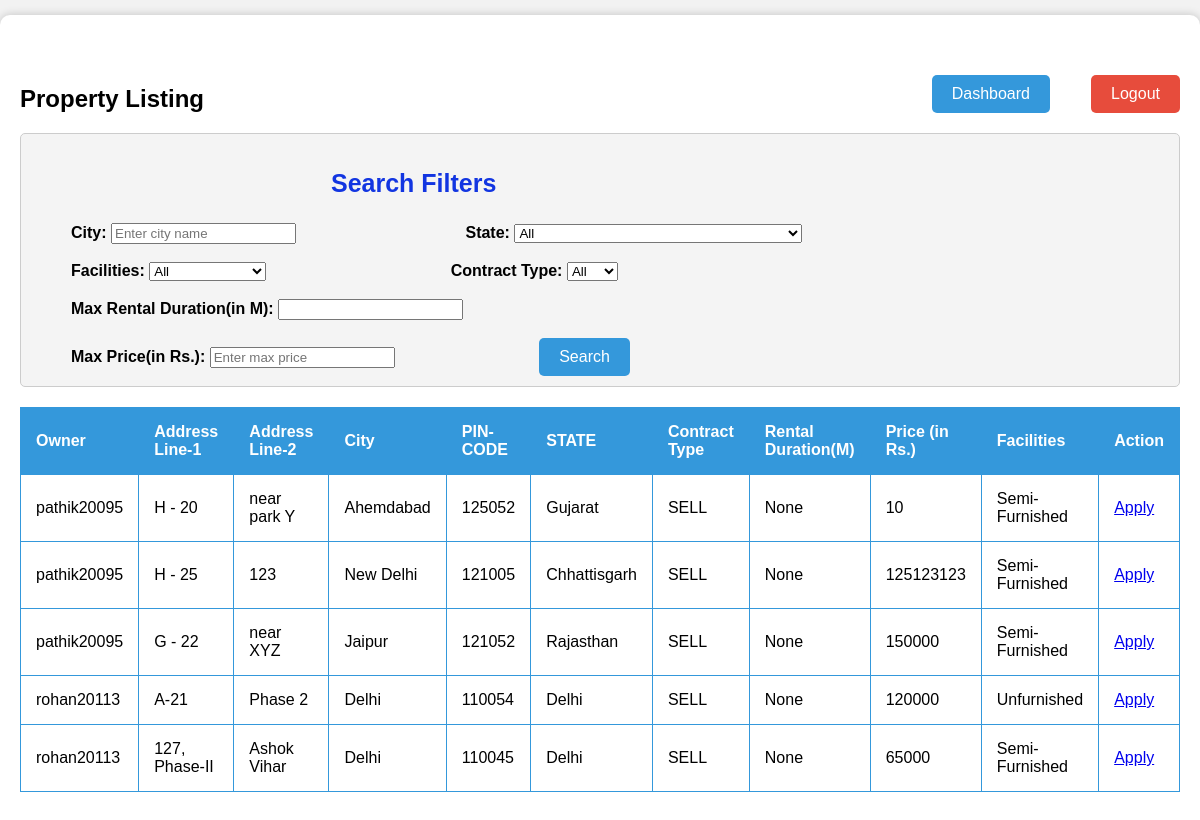
/search_properties/ (signed in), run on an earlier commit of the app's database.
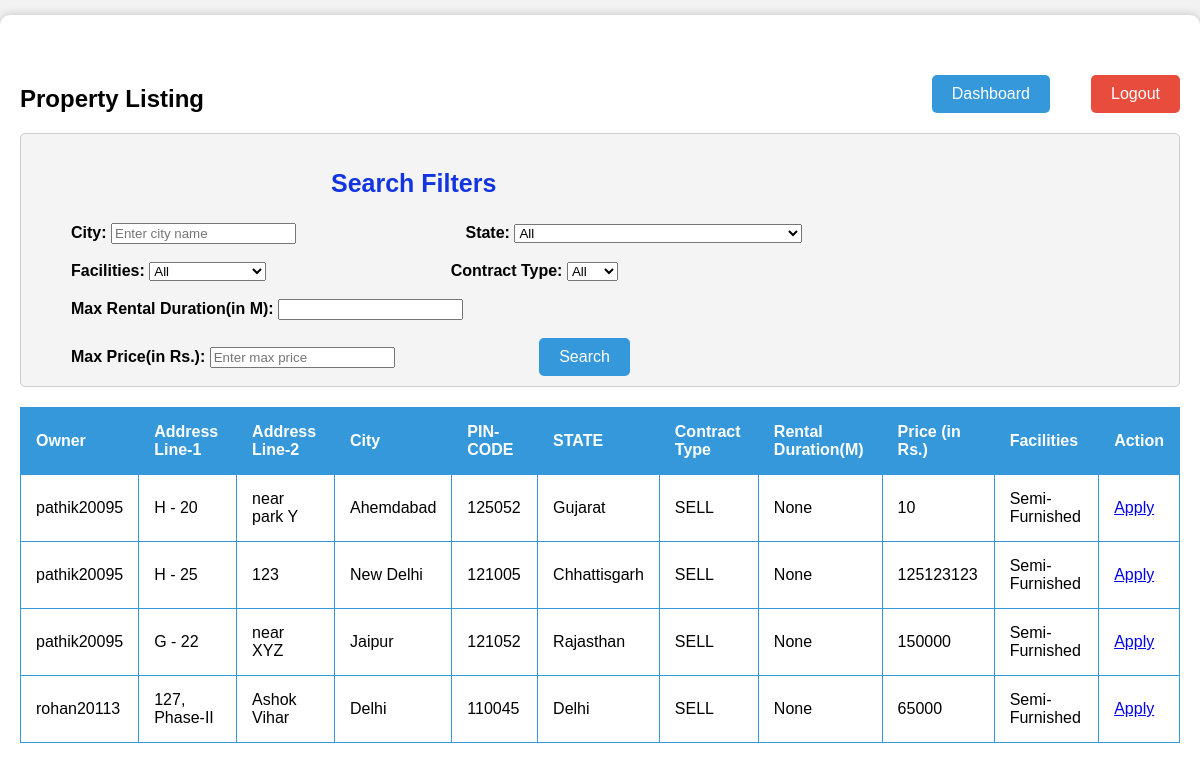
And on a later commit of the database.
### project_app/models.py (models this page shows, shortened)
class Property(models.Model):
    owner = models.CharField(max_length=30,  null= False, blank=False, default = None)
    address_line_1 = models.CharField(max_length=30,  null= False, blank=False, default = None)
    address_line_2 = models.CharField(max_length=30,  null= False, blank=True, default = '')
    state = models.CharField(max_length=30,  null= False, blank=False, default = None)
    city = models.CharField(max_length=30,  null= False, blank=False, default = None)
    pincode = models.CharField(max_length=6,  null= False, blank=False, default = None)
    type = models.CharField(max_length=4,  null= False, blank=False, default = None)
    duration = models.DecimalField(decimal_places=0, max_digits=3, validators=[MaxValueValidator(limit_value=240)], null = True, blank = True, default = None)
    price = models.DecimalField(decimal_places=0, max_digits=10, null = True, blank = True, default= 0)
    facilities = models.CharField(max_length=20,  null= False, blank=False, default = None)

### project_app/views.py (the view)
# urls.py: path("search_properties/", views.search_properties, name="search_properties_page"),
def search_properties(request):
    if(request.method == 'POST'):
        username = request.session.get('username')
        if(request.session.get('email_kyc') is None):
            return redirect('/')
        if(username is None):
            return redirect('/login')
    else:
        username = request.session.get('username')
        if(request.session.get('email_kyc') is None):
            return redirect('/')
        if(username is None):
            return redirect('/login')
        my_properties_list = []
        properties = list(Property.objects.values())
        for i in range(len(properties)):
            if(properties[i]['owner'] !=username and properties[i]['type'] != 'DELISTED'):
                my_properties_list.append(properties[i])
        applications = list(PropertyApplications.objects.values())
        user_details = [{'user': username}]
        return render(request, 'search_properties.html', {'properties':my_properties_list, 'applications':applications, 'user': user_details})

### project_app/templates/search_properties.html (shortened to what this page needs)
<!DOCTYPE html>
<html>
<head>
</head>
<body>
    <div class="container">
        <div>
            <h2 style="margin-top: 50px;">Property Listing</h2>
            <a class="dashboard-button" href="/dashboard">Dashboard</a>
            <a class="logout-button" href="/logout">Logout</a>
        </div>
        <div class="filter-container">
            <h3 style="margin-left:300px;text-shadow: #1e6aae;text-underline-position: auto;font-size: 25px;
            width: fit-content;color: #1235e1;">Search Filters</h3>
            <label class="filter-label"  for="filter-city">City:</label>
            <input type="text" id="filter-city" placeholder="Enter city name">
            <label class="filter-label-third" for="filter-state">State:</label>
            <select id="filter-state">
                <option value="">All</option>
            </select>
            <br></br>
            <label class="filter-label" for="filter-facilities">Facilities:</label>
            <select id="filter-facilities">
                <option value="">All</option>
            </select>
            <label class="filter-label-second" for="filter-type">Contract Type:</label>
            <select id="filter-type">
                <option value="">All</option>
            </select>
            <br></br>
            <label class = "filter-label" for="filter-duration">Max Rental Duration(in M):</label>
            <input type="number" id="filter-duration" name="duration" min="0">
            <br></br>
            <label class="filter-label" for="filter-price">Max Price(in Rs.):</label>
            <input type="number" id="filter-price" placeholder="Enter max price" min="0">
            <button type="button" class="search-button" id="search-button">Search</button>
        </div>
        <div class="scroll-container">
            <table>
                <thead>
                    <tr>
                        <th>Owner</th>
                        <th>Address Line-1</th>
                        <th>Address Line-2</th>
                        <th>City</th>
                        <th>PIN-CODE</th>
                        <th>STATE</th>
                        <th>Contract Type</th>
                        <th>Rental Duration(M)</th>
                        <th>Price (in Rs.)</th>
                        <th>Facilities</th>
                        <th>Action</th>
                    </tr>
                </thead>
                <tbody>
                    {% for property in properties %}
                    <tr>
                        <td>{{ property.owner }}</td>
                        <td>{{ property.address_line_1 }}</td>
                        <td>{{ property.address_line_2 }}</td>
                        <td>{{ property.city }}</td>
                        <td>{{ property.pincode }}</td>
                        <td>{{ property.state }}</td>
                        <td>{{ property.type }}</td>
                        <td>{{ property.duration }}</td>
                        <td>{{ property.price }}</td>
                        <td>{{ property.facilities }}</td>
                        <td>
                            <a id = 'action_available' href="/apply_property_deal/{{property.id}}">Apply</a>
                        </td>
                    </tr>
                    {% endfor %}
                </tbody>
            </table>
        </div>
    </div>
</body>
</html>

### project_app/templates/search_properties.html (style rules this page uses)
html, body { height: 100%; font-family: Arial, sans-serif; background-color: #f2f2f2; margin: 0; padding: 0; }
.container { max-width: 1200px; margin: 15px auto; padding: 20px; background-color: #fff; box-shadow: 0px 0px 10px rgba(0, 0, 0, 0.2); border-radius: 10px; height: 100%; position: relative; overflow-x: auto; overflow-y: auto; }
.scroll-container { max-height: calc(100% - 120px); overflow-x: auto; overflow-y: auto; }
table { width: 100%; border-collapse: collapse; margin-top: 20px; }
table, th, td { border: 1px solid #3498db; }
th, td { padding: 15px; text-align: left; }
th { background-color: #3498db; color: #fff; }
.logout-button { position: absolute; top: 60px; right: 20px; background-color: #e74c3c; color: #fff; border: none; padding: 10px 20px; font-size: 16px; border-radius: 5px; cursor: pointer; text-decoration: none; }
.dashboard-button { position: absolute; top: 60px; right: 150px; background-color: #3498db; color: #fff; border: none; padding: 10px 20px; font-size: 16px; border-radius: 5px; cursor: pointer; text-decoration: none; }
.filter-container { margin-top: 20px; padding: 10px; border: 1px solid #ccc; background-color: #f4f4f4; border-radius: 5px; }
.filter-label { margin-left: 40px; font-weight: bold; }
.filter-label-second { margin-left: 180px; font-weight: bold; }
.filter-label-third { margin-left: 165px; font-weight: bold; }
.search-button { margin-left: 140px; background-color: #3498db; color: #fff; border: none; padding: 10px 20px; font-size: 16px; border-radius: 5px; cursor: pointer; }

What changed in the data, as far as the page shows it:
no longer on this page (row edited): Property: owner "rohan20113", address_line_1 "A-21", address_line_2 "Phase 2", city "Delhi", pincode "110054", state "Delhi", type "SELL", duration "None", price "120000", facilities "Unfurnished"
